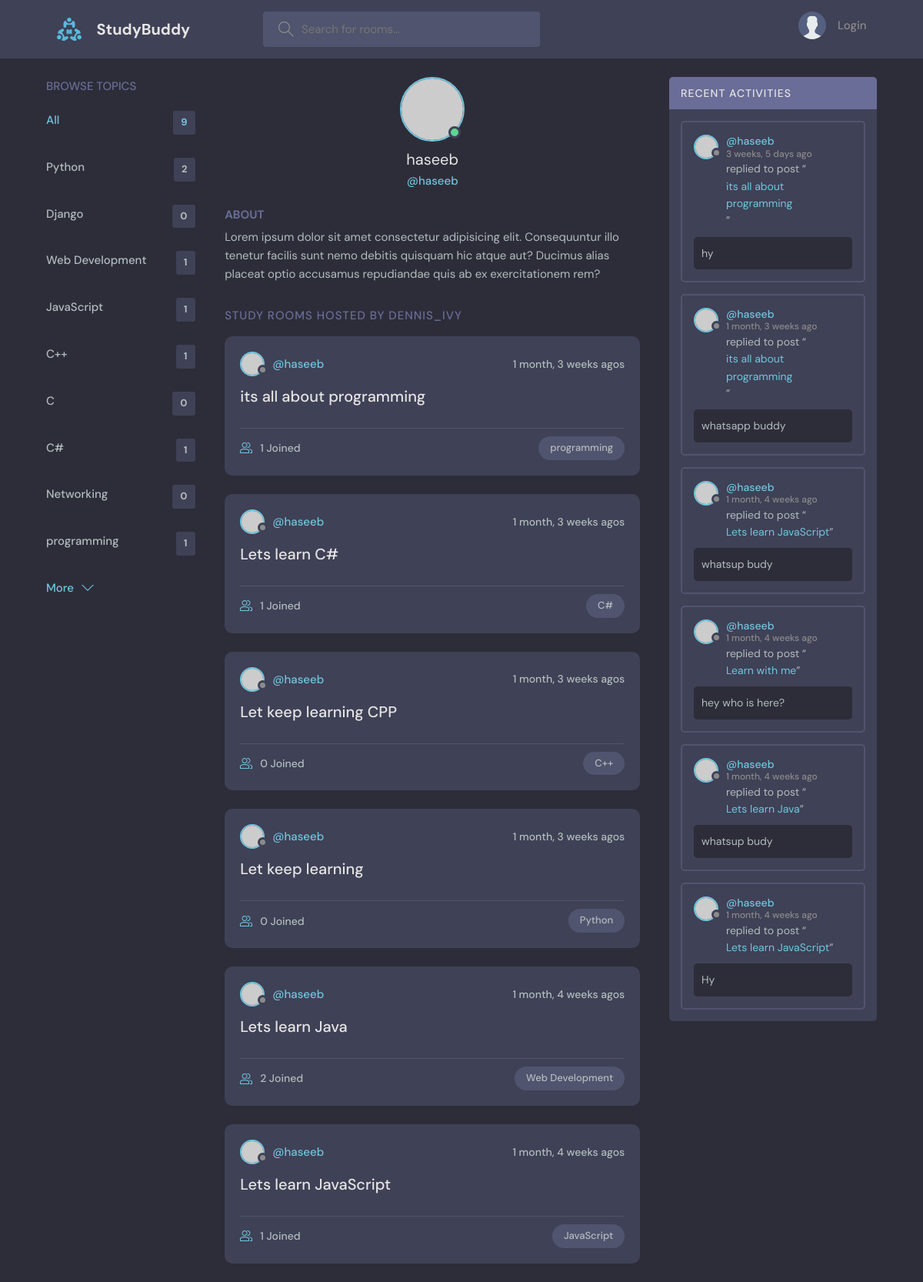
The app's page /profile/1 with its own data.
### base/models.py (models this page shows, shortened)
class Topic(models.Model):
    name = models.CharField(max_length=100)

class Room(models.Model):
    host =  models.ForeignKey(User, on_delete=models.SET_NULL, null = True)
    topic =  models.ForeignKey(Topic, on_delete=models.SET_NULL, null = True)
    name = models.CharField(max_length=100)
    description = models.TextField(null=True, blank=True)
    participants = models.ManyToManyField(
        User, related_name='participants', blank=True
    )
    updated = models.DateTimeField(auto_now=True)
    created = models.DateTimeField(auto_now_add=True)
    class Meta:
        ordering = ['-updated', '-created']
    def __str__(self):
        return self.name

class Message(models.Model):
    user = models.ForeignKey(User, on_delete=models.CASCADE)
    room = models.ForeignKey(Room, on_delete=models.CASCADE)
    body = models.TextField()
    updated = models.DateTimeField(auto_now=True)
    created = models.DateTimeField(auto_now_add=True)
    class Meta:
        ordering = ['-updated', '-created']

### base/views.py (the view)
# urls.py: path('profile/<str:pk>', views.userProfile, name='user-profile'),
def userProfile(request, pk):
    user = User.objects.get(id=pk)
    rooms = user.room_set.all()
    room_messages = user.message_set.all()
    topics = Topic.objects.all()
    context = {'user': user, 'rooms':rooms, 'room_messages':room_messages, 'topics':topics}
    return render(request, 'base/profile.html', context)

### base/templates/base/profile.html (shortened to what this page needs)
{% extends 'main.html' %}
{% block content %}
  <main class="profile-page layout layout--3">
    <div class="container">
      {% include 'base/topics_component.html' %}
      <div class="roomList">
        <div class="profile">
          <div class="profile__avatar">
            <div class="avatar avatar--large active">
              <img src="https://randomuser.me/api/portraits/men/11.jpg" />
            </div>
          </div>
          <div class="profile__info">
            <h3>{{user.username}}</h3>
            <p>@{{user.username}}</p>
          </div>
          <div class="profile__about">
            <h3>About</h3>
            <p>
              Lorem ipsum dolor sit amet consectetur adipisicing elit. Consequuntur illo tenetur
              facilis sunt nemo debitis quisquam hic atque aut? Ducimus alias placeat optio
              accusamus repudiandae quis ab ex exercitationem rem?
            </p>
          </div>
        </div>
        <div class="roomList__header">
          <div>
            <h2>Study Rooms Hosted by dennis_ivy</a>
            </h2>
          </div>
        </div>
        {% include 'base/feed_component.html' %}
      </div>
      {% include 'base/activity_component.html' %}
    </div>
  </main>
{% endblock content %}

### templates/main.html (shortened to what this page needs)
<!DOCTYPE html>
{% load static %}
<html lang="en">
  <head>
    <link rel="stylesheet" href="{% static 'styles/style.css' %}" />
  </head>
  <body>
    {% include 'navbar.html' %}
    {% block content %}
    {% endblock %}
  </body>
</html>

### templates/navbar.html (shortened to what this page needs)
{% load static %}
<header class="header header--loggedIn">
    <div class="container">
      <a href="{% url 'Home' %}" class="header__logo">
        <img src="{% static 'images/logo.svg' %}" />
        <h1>StudyBuddy</h1>
      </a>
      <form class="header__search" method="GET" action="{% url 'Home' %}">
        <label>
          <input type="text"  name="q" placeholder="Search for rooms..." />
        </label>
      </form>
      <nav class="header__menu">
        {% if request.user.is_authenticated %}
        <div class="header__user">
          <a href="{% url 'update-user' %}">
            <div class="avatar avatar--medium active">
              <img src="https://randomuser.me/api/portraits/men/37.jpg" />
            </div>
            <p>{{request.user.username}} <span>@{{request.user.username}}</span></p>
          </a>
          <button class="dropdown-button">
            <svg version="1.1" xmlns="http://www.w3.org/2000/svg" width="32" height="32" viewBox="0 0 32 32">
              <title>chevron-down</title>
              <path d="M16 21l-13-13h-3l16 16 16-16h-3l-13 13z"></path>
            </svg>
          </button>
        </div>
        {% else %}
        <a href="{% url 'login' %}">
            <img src="{% static 'images/avatar.svg' %}" />
        <p>Login</p>
        </a>
        {% endif %}
      </nav>
    </div>
  </header>

### base/templates/base/topics_component.html
<div class="topics">
    <div class="topics__header">
      <h2>Browse Topics</h2>
    </div>
    <ul class="topics__list">
      <li>
        <a href="{% url 'Home' %}" class="active">All <span>{{topics.count}}</span></a>
      </li>
      {% for topic in topics %}
      <li>
        <a href="{% url 'Home' %}?q={{topic.name}}">{{topic.name}} <span>{{topic.room_set.all.count}}</span></a>
      </li>
      {% endfor %}
    <a class="btn btn--link" href="topics.html">
      More
      <svg version="1.1" xmlns="http://www.w3.org/2000/svg" width="32" height="32" viewBox="0 0 32 32">
        <title>chevron-down</title>
        <path d="M16 21l-13-13h-3l16 16 16-16h-3l-13 13z"></path>
      </svg>
    </a>
  </div>

### base/templates/base/feed_component.html (shortened to what this page needs)
{% for room in rooms %}
<div class="roomListRoom">
    <div class="roomListRoom__header">
      <a href="{% url 'user-profile' room.host.id %}" class="roomListRoom__author">
        <div class="avatar avatar--small">
          <img src="https://randomuser.me/api/portraits/women/11.jpg" />
        </div>
        <span>@{{room.host.username}}</span>
      </a>
      <div class="roomListRoom__actions">
        <span>{{room.created|timesince}} agos</span>
      </div>
    </div>
    <div class="roomListRoom__content">
      <a href="{% url 'Room' room.id  %}">{{room.name}}</a>
    </div>
    <div class="roomListRoom__meta">
      <a href="{% url 'Room' room.id  %}" class="roomListRoom__joined">
        {{room.participants.all.count}} Joined
      </a>
      <p class="roomListRoom__topic">{{room.topic.name}}</p>
    </div>
  </div>
{% endfor %}

### base/templates/base/activity_component.html (shortened to what this page needs)
<div class="activities">
    <div class="activities__header">
      <h2>Recent Activities</h2>
    </div>
    {% for message in room_messages %}
        <div class="activities__box">
        <div class="activities__boxHeader roomListRoom__header">
            <a href="{% url 'user-profile' message.user.id %}" class="roomListRoom__author">
            <div class="avatar avatar--small">
                <img src="https://randomuser.me/api/portraits/women/11.jpg" />
            </div>
            <p>
                @{{message.user}}
                <span>{{message.created|timesince}} ago</span>
            </p>
            </a>
        </div>
        <div class="activities__boxContent">
            <p>replied to post “<a href="{% url 'Room' message.room.id %}">{{message.room}}</a>”</p>
            <div class="activities__boxRoomContent">
                {{message.body}}
            </div>
        </div>
        </div>
    {% endfor %}
  </div>

### records on screen
Topic: name "Python", room_set.all.count "2"
Topic: name "Django", room_set.all.count "0"
Topic: name "Web Development", room_set.all.count "1"
Topic: name "JavaScript", room_set.all.count "1"
Topic: name "C++", room_set.all.count "1"
Topic: name "C", room_set.all.count "0"
Topic: name "C#", room_set.all.count "1"
Topic: name "Networking", room_set.all.count "0"
Topic: name "programming", room_set.all.count "1"
Room: host.username "haseeb", created "1 month, 3 weeks", name "its all about programming", participants.all.count "1", topic.name "programming"
Room: host.username "haseeb", created "1 month, 3 weeks", name "Lets learn C#", participants.all.count "1", topic.name "C#"
Room: host.username "haseeb", created "1 month, 3 weeks", name "Let keep learning CPP", participants.all.count "0", topic.name "C++"
Room: host.username "haseeb", created "1 month, 3 weeks", name "Let keep learning", participants.all.count "0", topic.name "Python"
Room: host.username "haseeb", created "1 month, 4 weeks", name "Lets learn Java", participants.all.count "2", topic.name "Web Development"
Room: host.username "haseeb", created "1 month, 4 weeks", name "Lets learn JavaScript", participants.all.count "1", topic.name "JavaScript"
Message: user "haseeb", created "3 weeks, 5 days", room "its all about programming", body "hy"
Message: user "haseeb", created "1 month, 3 weeks", room "its all about programming", body "whatsapp buddy"
Message: user "haseeb", created "1 month, 4 weeks", room "Lets learn JavaScript", body "whatsup budy"
Message: user "haseeb", created "1 month, 4 weeks", room "Learn with me", body "hey who is here?"
Message: user "haseeb", created "1 month, 4 weeks", room "Lets learn Java", body "whatsup budy"
Message: user "haseeb", created "1 month, 4 weeks", room "Lets learn JavaScript", body "Hy"

### other values on screen
{{ topics.count }} "9"
{{ user.username }} "haseeb"
